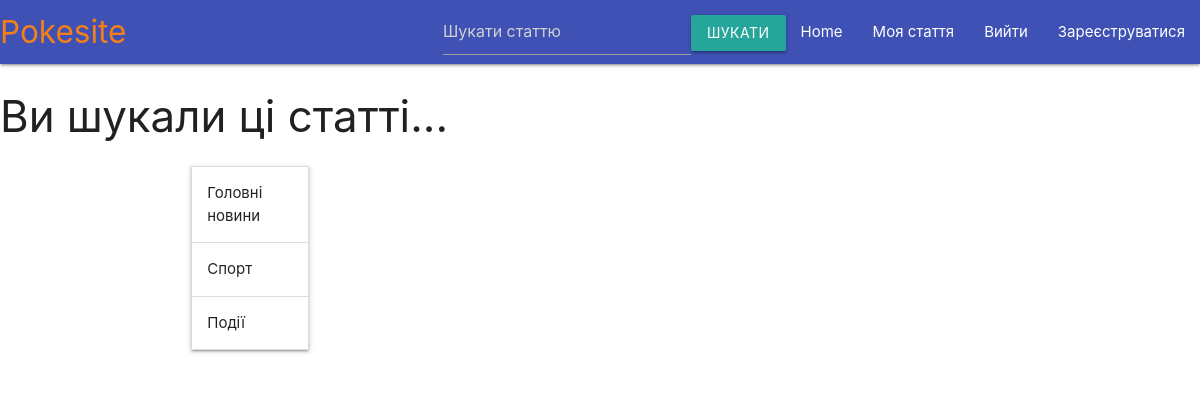
The app's page /search_post/ (signed in) with its own data.
### blog/models.py (models this page shows, shortened)
class PostCategory(models.Model):
    category_name = models.CharField(max_length=80)
    category_info = models.CharField(max_length=280)
    category_slug = models.CharField(max_length=80, default="default")
    img = models.ImageField(upload_to='blog/static/img/categories',
        height_field=None,
        width_field=None,
        max_length=100, default='')
    class Meta:
        verbose_name_plural = "Категорії"

### blog/views.py (the view)
# urls.py: path('search_post/', views.search_post, name="search_post"),
def search_post(request):
    posts = None
    if request.method == "POST":
        searched = request.POST.get('searchpost')
        posts = Post.objects.filter(title__icontains=searched)
    sidebar = PostCategory.objects.all()
    return render(request,
                  "search_result.html",
                  {"sidebar": sidebar,
                   "posts": posts})

### blog/templates/search_result.html (shortened to what this page needs)
{% extends 'navbar.html' %}
{% block content %}
{% load static %}
<h3>Ви шукали ці статті...</h3>
<div class="container">
    <div class="row">
    {% include "sidebar.html" %}
</div>
</body>
{% endblock %}

### blog/templates/sidebar.html (shortened to what this page needs)
<div class="col s12 m2 l2">
    <ul class="collapsible">
      {% for cat in sidebar %}
      <li>
        <div class="collapsible-header">{{ cat.category_name }}</div>
      </li>
      {% endfor %}
    </ul>
  </div>
  </div>

### records on screen
PostCategory: category_name "Головні новини"
PostCategory: category_name "Спорт"
PostCategory: category_name "Події"
